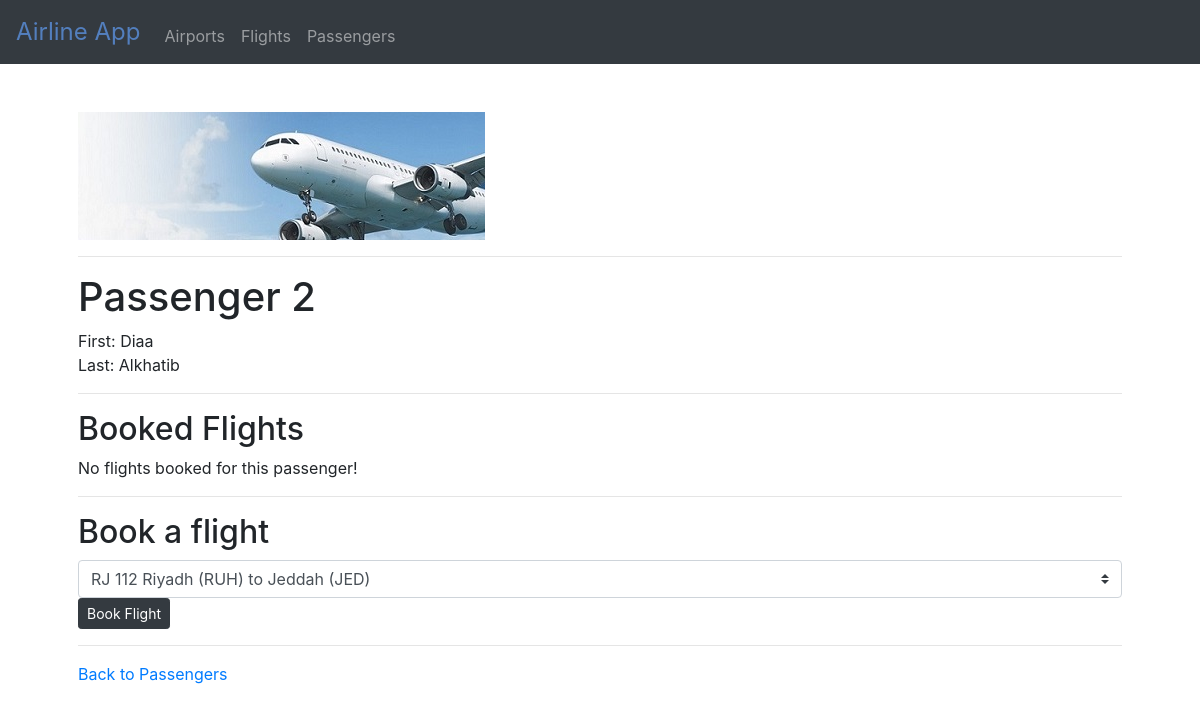
The page /passengers/2 on the database as committed earlier.
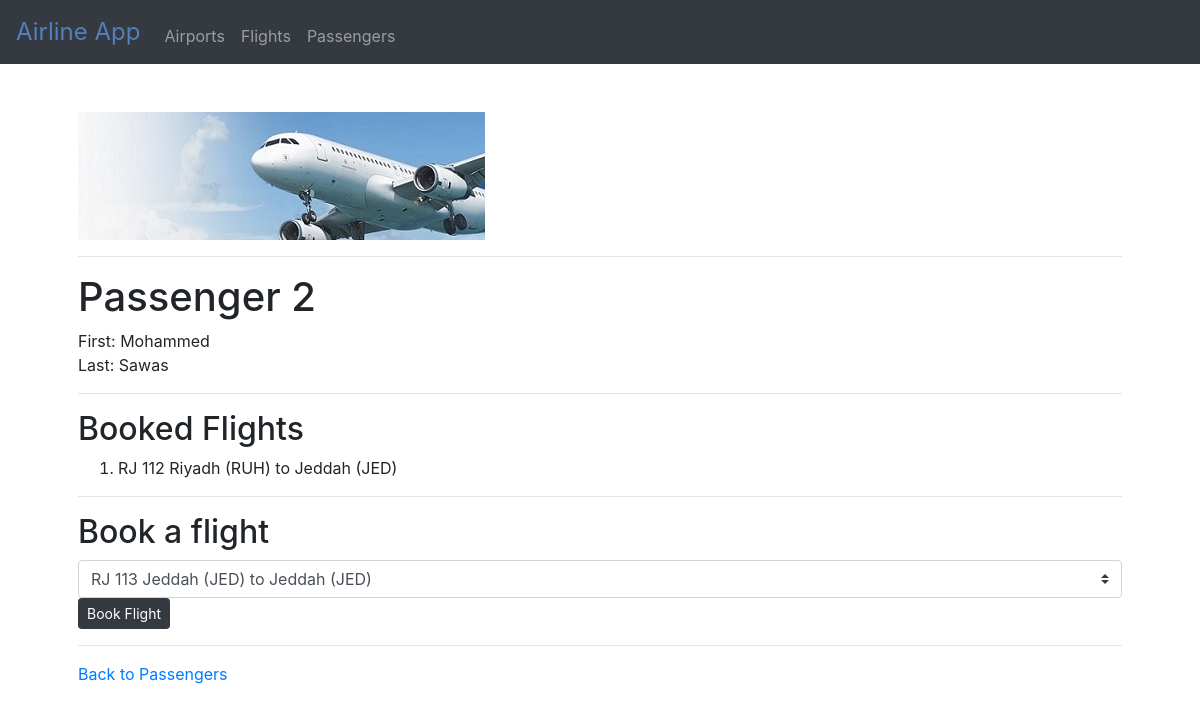
The same page on the database as committed later.
### flights/models.py (models this page shows, shortened)
class Passenger(models.Model):
    title = models.CharField(max_length=3, choices=TITLE_CHOICES)
    first = models.CharField(max_length=64)
    last = models.CharField(max_length=64)
    flights = models.ManyToManyField(Flight, blank=True, related_name="passengers")

class Flight(models.Model):
    flight_no = models.CharField(max_length=10)
    origin = models.ForeignKey(Airport, on_delete=models.CASCADE, related_name='departures')
    destination = models.ForeignKey(Airport, on_delete=models.CASCADE, related_name='arrivals')
    departure_date = models.DateTimeField(default=timezone.now)
    arriving_date = models.DateTimeField(default=timezone.now)
    flight_duration = models.CharField(max_length=6)
    def __str__(self):
        return f"{self.flight_no} {self.origin} to {self.destination}"

class Airport(models.Model):
    code = models.CharField(max_length=3)
    city = models.CharField(max_length=30)
    def __str__(self):
        return f"{self.city} ({self.code})"

### flights/views.py (the view)
# urls.py: path('passengers/<int:passenger_id>', views.passenger, name="passenger"),
def passenger(request, passenger_id):
    try:
        passenger = Passenger.objects.get(pk=passenger_id)
    except Passenger.DoesNotExist:
        raise Http404("Passenger does not exist")
    context = {
        "passenger": passenger,
        "flights": passenger.flights.all(),
        "non_flights": Flight.objects.exclude(passengers=passenger)
    }
    return render(request, 'flights/passenger.html', context)

### flights/templates/flights/passenger.html (shortened to what this page needs)
{% extends "flights/layout.html" %}
{% block body %}
    <h1>Passenger {{ passenger.id }}</h1>
        <li>First: {{ passenger.first }}</li>
        <li>Last: {{ passenger.last }}</li>
    <hr>
    <h2>Booked Flights</h2>
    {% for flight in flights %}
        <ol>
            <li>{{ flight }}</li>
        </ol>
    {% empty %}
        No flights booked for this passenger!
    {% endfor %}
    <hr>
    <h2>Book a flight</h2>
    {% if non_flights %}
    <div class="form-group">
        <form action="{% url 'book' passenger.id %}" method="post">
            <select name="flight" class="custom-select">
                {% for flight in non_flights %}
                    <option value="{{ flight.id }}">{{ flight }}</option>
                {% endfor %}
            </select>
            <button class="btn btn-dark btn-sm">Book Flight</button>
        </form>
    </div>
    {% else %}
        <div>No flights to book!</div>
    {% endif %}
    <hr>
    <div>
        <a href="{% url 'passengers' %}">Back to Passengers</a>
    </div>
{% endblock %}

Rows that differ between the two databases and show on the page:
changed Passenger id 2: first "Diaa" → "Mohammed"; last "Alkhatib" → "Sawas"
now on this page (row edited): Flight: flight_no+origin+destination "RJ 112 Riyadh (RUH) to Jeddah (JED)"
Other text that changed with them:
form field flight: "RJ 112 Riyadh (RUH) to Jeddah (JED)" → "RJ 113 Jeddah (JED) to Jeddah (JED)"
text no longer shown: "No flights booked for this passenger!"
